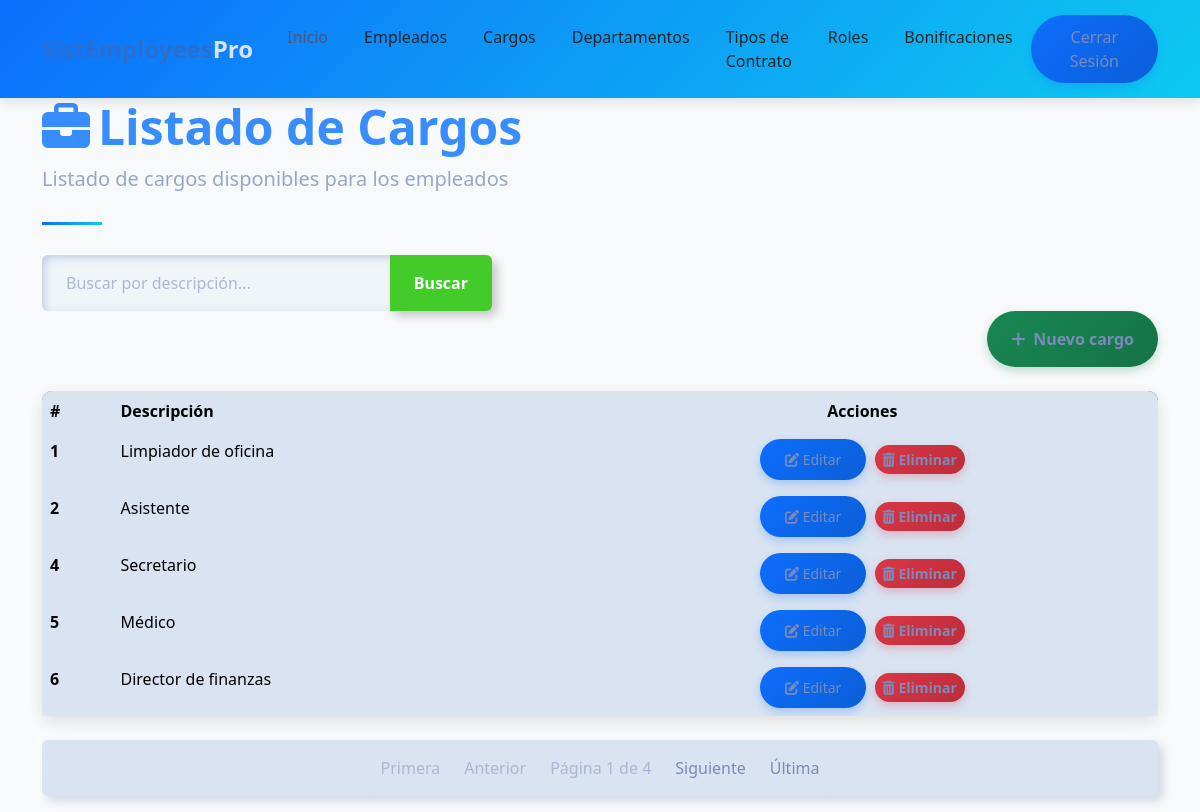
/empleados/cargo_list/ (signed in), run on the app's committed database.
### empleados/models.py (models this page shows, shortened)
class Cargo(models.Model):
    descripcion = models.CharField(max_length=100)

### empleados/views.py (the view)
# urls.py: path('cargo_list/', cargo_list, name='cargo_list'),  # URL para la vista cargos
@login_required
def cargo_list(request):
    query = request.GET.get('q', None)
    if query:
        cargos = Cargo.objects.filter(Q(descripcion__icontains=query))
    else:
        cargos = Cargo.objects.all()
    paginator = Paginator(cargos, 5)
    page_number = request.GET.get('page')
    page_obj = paginator.get_page(page_number)
    context = {'cargos': page_obj, 'title': 'Listado de Cargos'}
    return render(request, 'cargo/list.html', context)

### templates/cargo/list.html (shortened to what this page needs)
{% extends "home.html" %}
{% block content %}
<div class="container">
    <header class="page-header">
        <h1 class="display-5 fw-bold text-primary">
            <i class="fas fa-briefcase me-2"></i>Listado de Cargos
        </h1>
        <p class="lead text-muted">Listado de cargos disponibles para los empleados</p>
    </header>
    <form action="" style="max-width: 450px;">
        <div class="input-group">
            <input type="text" class="form-control" placeholder="Buscar por descripción..." name="q" value="{{ request.GET.q }}">
            <button class="btn btn-outline-success" type="submit" data-bs-toggle="tooltip" data-bs-title="Escriba parte de la descripción del cargo y haga clic en buscar">
                Buscar
            </button>
        </div>
    </form>
    <div class="d-flex justify-content-end mb-4">
        <a class="btn btn-success" href="{% url 'empleados:cargo_create' %}">
            <i class="fas fa-plus me-2"></i>Nuevo cargo
        </a>
    </div>
    <div class="card mb-4">
        <div class="card-body p-0">
            <div class="table-responsive">
                <table class="table table-hover mb-0">
                    <thead>
                        <tr>
                            <th scope="col">#</th>
                            <th scope="col">Descripción</th>
                            <th scope="col" class="text-center">Acciones</th>
                        </tr>
                    </thead>
                    <tbody>
                        {% for cargo in cargos %}
                        <tr>
                            <th scope="row">{{ cargo.id }}</th>
                            <td>{{ cargo.descripcion }}</td>
                            <td class="text-center">
                                <a href="{% url 'empleados:cargo_update' cargo.id %}" class="btn btn-sm btn-primary me-1">
                                    <i class="fas fa-edit"></i> Editar
                                </a>
                                <a href="{% url 'empleados:cargo_delete' cargo.id %}" class="btn btn-sm btn-danger">
                                    <i class="fas fa-trash-alt"></i> Eliminar
                                </a>
                            </td>
                        </tr>
                        {% endfor %}
                    </tbody>
                </table>
            </div>
        </div>
    </div>
    <nav aria-label="Page navigation">
        <ul class="pagination justify-content-center">
            {% if cargos.has_previous %}
                <li class="page-item">
                    <a class="page-link" href="?page=1{% if request.GET.q %}&q={{ request.GET.q }}{% endif %}">Primera</a>
                </li>
                <li class="page-item">
                    <a class="page-link" href="?page={{ cargos.previous_page_number }}{% if request.GET.q %}&q={{ request.GET.q }}{% endif %}">Anterior</a>
                </li>
            {% else %}
                <li class="page-item disabled"><span class="page-link">Primera</span></li>
                <li class="page-item disabled"><span class="page-link">Anterior</span></li>
            {% endif %}
            <li class="page-item disabled">
                <span class="page-link">Página {{ cargos.number }} de {{ cargos.paginator.num_pages }}</span>
            </li>
            {% if cargos.has_next %}
                <li class="page-item">
                    <a class="page-link" href="?page={{ cargos.next_page_number }}{% if request.GET.q %}&q={{ request.GET.q }}{% endif %}">Siguiente</a>
                </li>
                <li class="page-item">
                    <a class="page-link" href="?page={{ cargos.paginator.num_pages }}{% if request.GET.q %}&q={{ request.GET.q }}{% endif %}">Última</a>
                </li>
            {% else %}
                <li class="page-item disabled"><span class="page-link">Siguiente</span></li>
                <li class="page-item disabled"><span class="page-link">Última</span></li>
            {% endif %}
        </ul>
    </nav>
</div>
{% endblock %}

### templates/home.html (style rules this page uses)
:root { --primary-color: #2c6ecd; --secondary-color: #19b3b3; --accent-color: #f8f9fa; --dark-color: #212529; --text-color: #495057; }
body { font-family: 'Poppins', sans-serif; color: var(--text-color); overflow-x: hidden; }
.btn-primary { background-color: var(--primary-color); border-color: var(--primary-color); padding: 10px 25px; border-radius: 50px; font-weight: 500; transition: all 0.3s ease; }

### templates/cargo/list.html (style rules this page uses)
body { background-color: #f8f9fa; font-family: 'Segoe UI', Tahoma, Geneva, Verdana, sans-serif; }
.card { border-radius: 10px; box-shadow: 0 6px 15px rgba(0,0,0,0.1); transition: transform 0.3s, box-shadow 0.3s; }
.btn-primary { background: linear-gradient(135deg, #0d6efd, #0b5ed7); border: none; box-shadow: 0 4px 8px rgba(13, 110, 253, 0.25); transition: all 0.3s; }
.btn-success { background: linear-gradient(135deg, #198754, #157347); border: none; box-shadow: 0 4px 8px rgba(25, 135, 84, 0.25); transition: all 0.3s; }
.btn-danger { background: linear-gradient(135deg, #dc3545, #bb2d3b); border: none; box-shadow: 0 4px 8px rgba(220, 53, 69, 0.25); transition: all 0.3s; }
.table { border-radius: 10px; overflow: hidden; box-shadow: 0 5px 15px rgba(0,0,0,0.08); }
.table thead { background: linear-gradient(135deg, #6c757d, #495057); color: white; }
.table tbody tr { transition: background-color 0.3s; }
.page-header { position: relative; margin-bottom: 30px; padding-bottom: 15px; }
.page-header:after { content: ''; position: absolute; bottom: 0; left: 0; width: 60px; height: 3px; background: linear-gradient(135deg, #0d6efd, #0dcaf0); }

### data on the page
Cargo: id "1", descripcion "Limpiador de oficina"
Cargo: id "2", descripcion "Asistente"
Cargo: id "4", descripcion "Secretario"
Cargo: id "5", descripcion "Médico"
Cargo: id "6", descripcion "Director de finanzas"

### other printed values
{{ cargos.number }} "1"
{{ cargos.paginator.num_pages }} "4"
